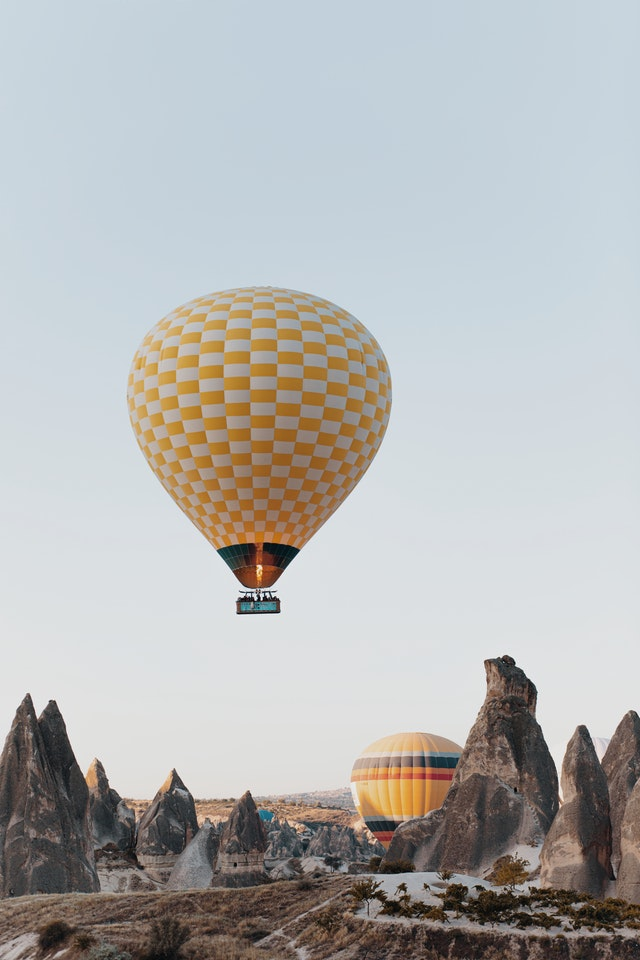
#> input picture 1.1 aircraft.jpg.jpg, 640 x 960 px, found by its file name
$ jupyter execute morfoloji.ipynb
#> lines starting #> are read from the running program, lines starting #| are printed output that depends on the picture
[cell 1]
import numpy as np
import cv2
from matplotlib import pyplot as plt

[cell 2]
img = cv2.imread("1.1 aircraft.jpg.jpg",0)
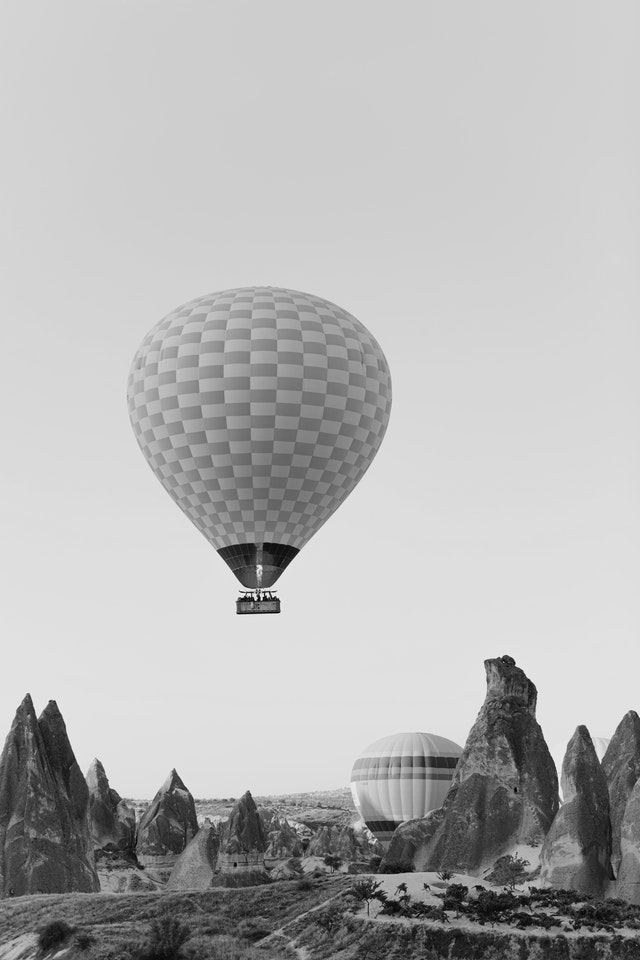
#> img: shape (960, 640); min 0, max 255, mean 180.3

[cell 3]
plt.imshow(img)

[cell 4]
kernel = np.ones((5,5),np.uint8)
erosion = cv2.erode(img ,kernel , iterations=1)
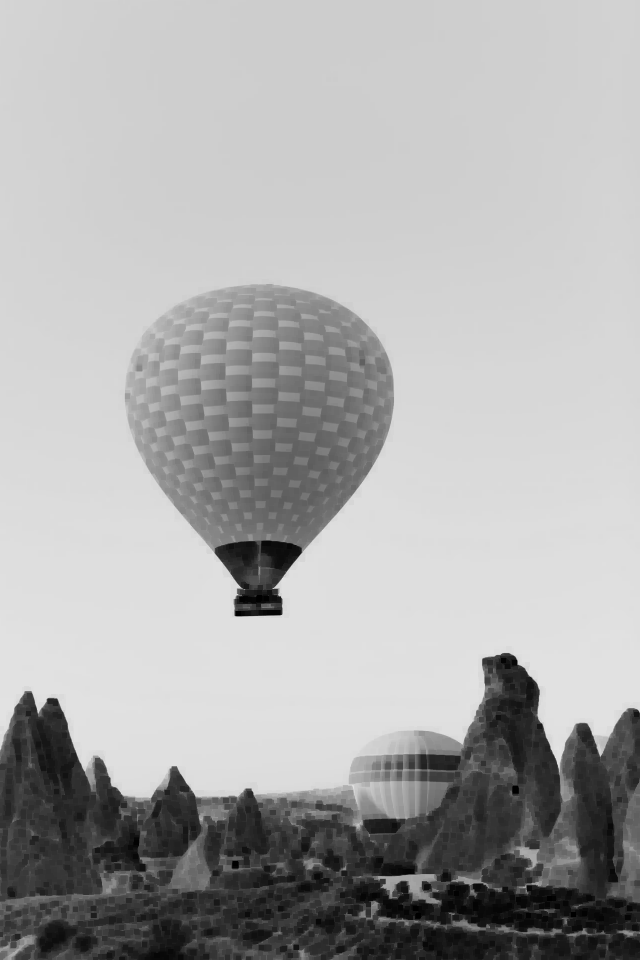
#> erosion: shape (960, 640); min 0, max 227, mean 172

[cell 5]
plt.imshow(erosion)

[cell 6]
dilation = cv2.dilate(img,kernel , iterations=3)
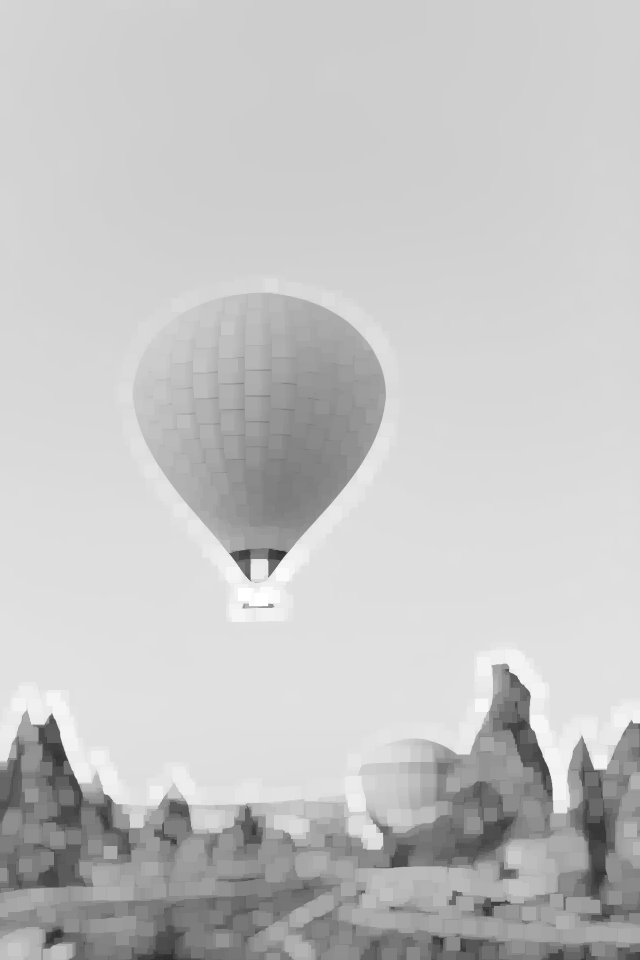
#> dilation: shape (960, 640); min 44, max 255, mean 196.6

[cell 7]
plt.imshow(dilation)

[cell 8]
opening = cv2.morphologyEx(img ,cv2.MORPH_OPEN , kernel)
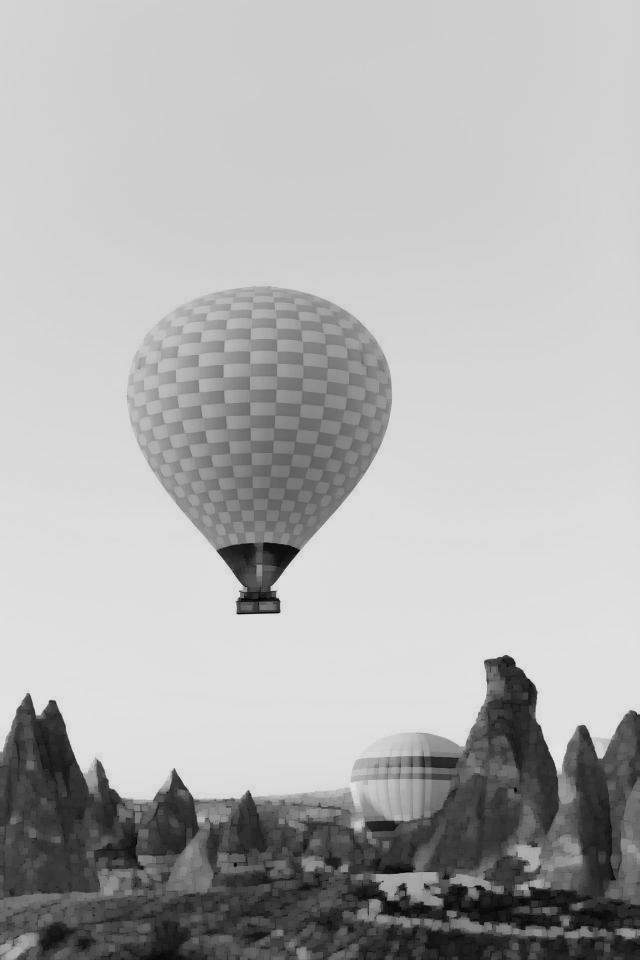
#> opening: shape (960, 640); min 0, max 227, mean 177.1

$ run again, with 14.1 smile.jpg.jpg copied over 1.1 aircraft.jpg.jpg
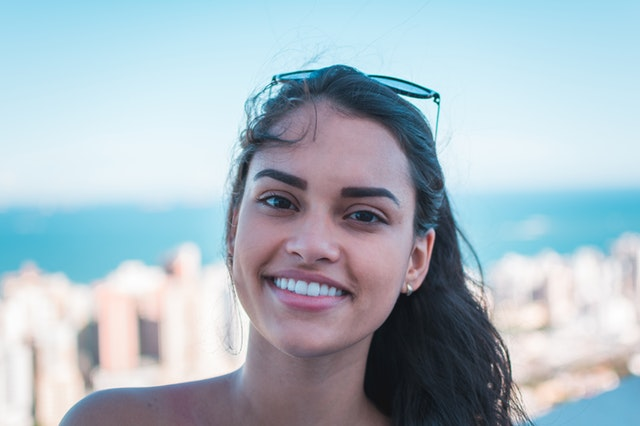
#> input picture 14.1 smile.jpg.jpg, 640 x 426 px, found by its file name
#> `erosion = cv2.erode(img ,kernel , iterations=1)`:
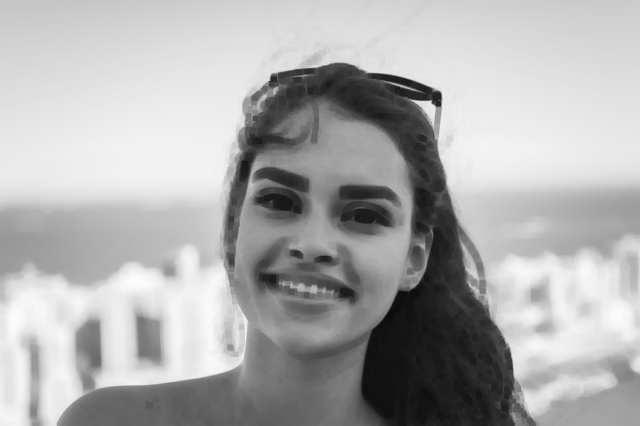
#> erosion: shape (426, 640); min 12, max 253, mean 173.7
#> `dilation = cv2.dilate(img,kernel , iterations=3)`:
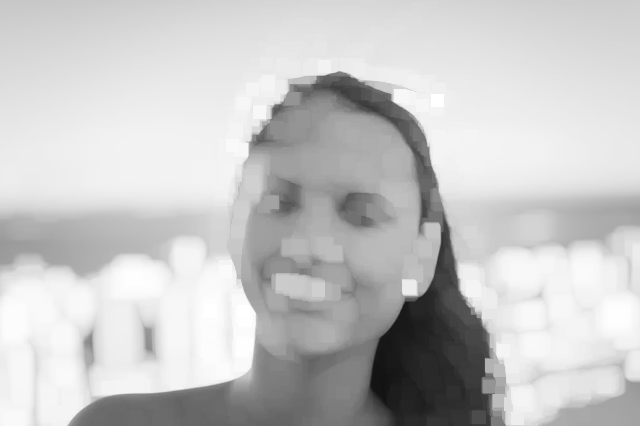
#> dilation: shape (426, 640); min 18, max 255, mean 198.2
